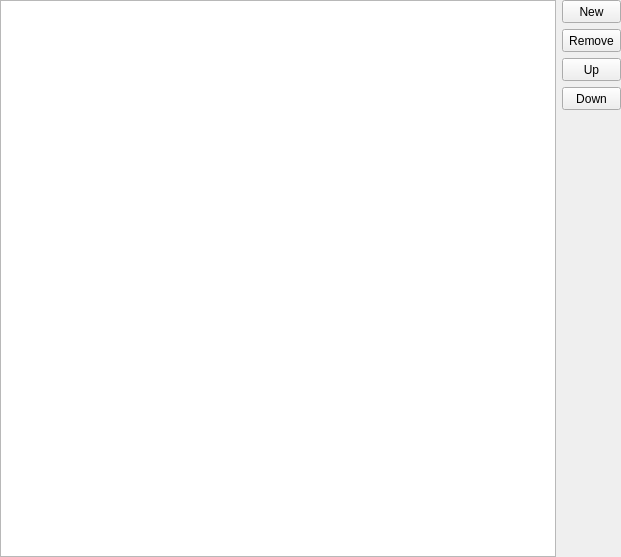
<ui version="4.0" >
 <class>Qt4ProjectManager::Internal::ProEditor</class>
 <widget class="QWidget" name="Qt4ProjectManager::Internal::ProEditor" >
  <property name="geometry" >
   <rect>
    <x>0</x>
    <y>0</y>
    <width>621</width>
    <height>557</height>
   </rect>
  </property>
  <layout class="QHBoxLayout" >
   <property name="margin" >
    <number>0</number>
   </property>
   <property name="spacing" >
    <number>6</number>
   </property>
   <item>
    <widget class="QListView" name="m_editListView" >
     <property name="editTriggers" >
      <set>QAbstractItemView::NoEditTriggers</set>
     </property>
     <property name="dragEnabled" >
      <bool>true</bool>
     </property>
     <property name="uniformItemSizes" >
      <bool>true</bool>
     </property>
    </widget>
   </item>
   <item>
    <layout class="QVBoxLayout" >
     <property name="margin" >
      <number>0</number>
     </property>
     <property name="spacing" >
      <number>6</number>
     </property>
     <item>
      <widget class="QToolButton" name="m_addToolButton" >
       <property name="sizePolicy" >
        <sizepolicy>
         <hsizetype>1</hsizetype>
         <vsizetype>0</vsizetype>
         <horstretch>0</horstretch>
         <verstretch>0</verstretch>
        </sizepolicy>
       </property>
       <property name="minimumSize" >
        <size>
         <width>0</width>
         <height>23</height>
        </size>
       </property>
       <property name="text" >
        <string>New</string>
       </property>
      </widget>
     </item>
     <item>
      <widget class="QToolButton" name="m_removeToolButton" >
       <property name="sizePolicy" >
        <sizepolicy>
         <hsizetype>1</hsizetype>
         <vsizetype>0</vsizetype>
         <horstretch>0</horstretch>
         <verstretch>0</verstretch>
        </sizepolicy>
       </property>
       <property name="minimumSize" >
        <size>
         <width>0</width>
         <height>23</height>
        </size>
       </property>
       <property name="text" >
        <string>Remove</string>
       </property>
      </widget>
     </item>
     <item>
      <widget class="QToolButton" name="m_moveUpToolButton" >
       <property name="sizePolicy" >
        <sizepolicy>
         <hsizetype>1</hsizetype>
         <vsizetype>0</vsizetype>
         <horstretch>0</horstretch>
         <verstretch>0</verstretch>
        </sizepolicy>
       </property>
       <property name="minimumSize" >
        <size>
         <width>0</width>
         <height>23</height>
        </size>
       </property>
       <property name="text" >
        <string>Up</string>
       </property>
      </widget>
     </item>
     <item>
      <widget class="QToolButton" name="m_moveDownToolButton" >
       <property name="sizePolicy" >
        <sizepolicy>
         <hsizetype>1</hsizetype>
         <vsizetype>0</vsizetype>
         <horstretch>0</horstretch>
         <verstretch>0</verstretch>
        </sizepolicy>
       </property>
       <property name="minimumSize" >
        <size>
         <width>0</width>
         <height>23</height>
        </size>
       </property>
       <property name="text" >
        <string>Down</string>
       </property>
      </widget>
     </item>
     <item>
      <spacer>
       <property name="orientation" >
        <enum>Qt::Vertical</enum>
       </property>
       <property name="sizeHint" >
        <size>
         <width>20</width>
         <height>40</height>
        </size>
       </property>
      </spacer>
     </item>
    </layout>
   </item>
  </layout>
 </widget>
 <resources/>
 <connections/>
</ui>
